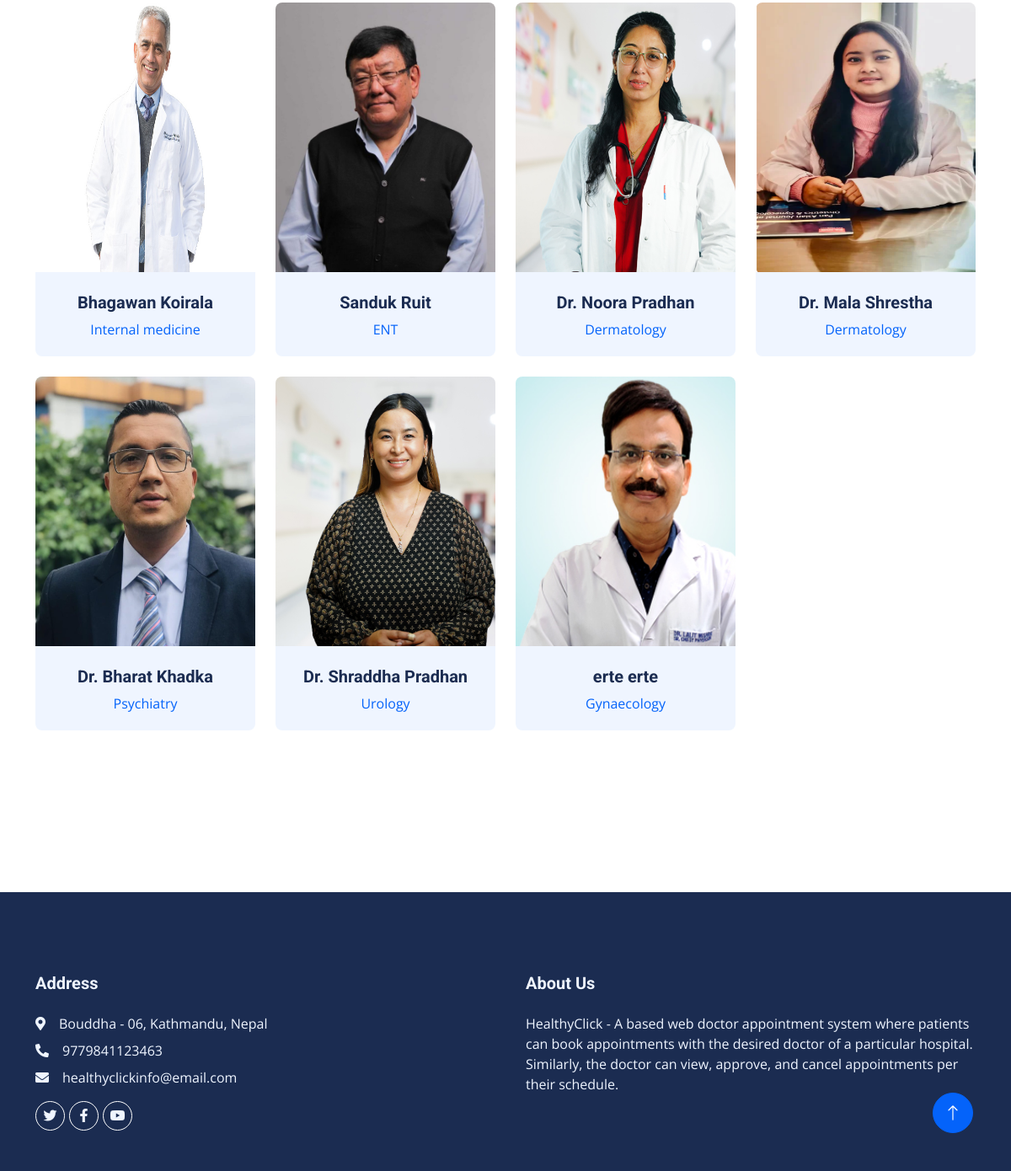
Before: / (lower part) with the older database file.
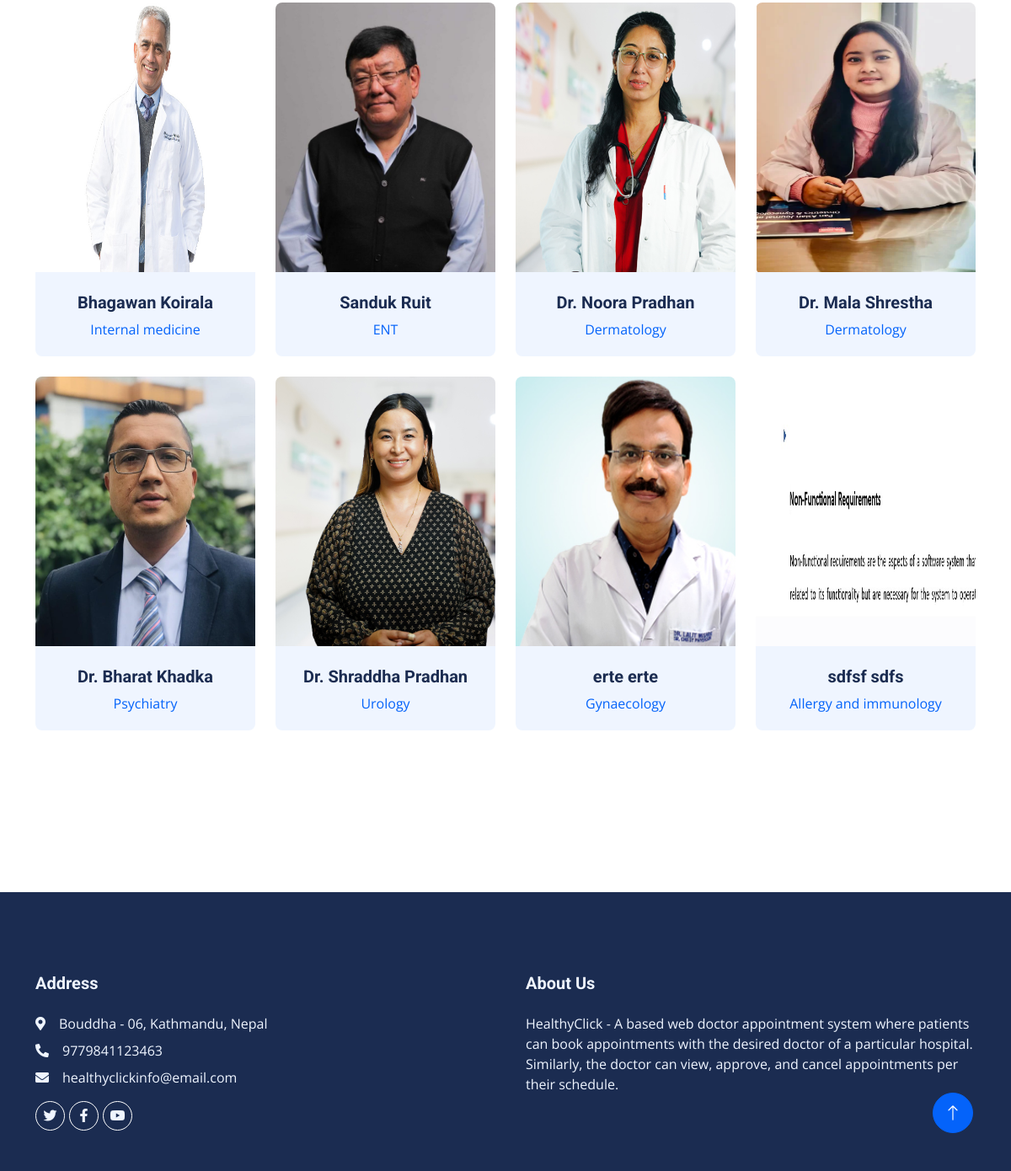
After: the same page with the newer database file.
### dasapp/models.py (models this page shows, shortened)
class DoctorReg(models.Model):
    admin = models.OneToOneField(CustomUser, on_delete=models.CASCADE, null=True, blank=True)
    mobilenumber = models.CharField(max_length=11)
    specialization_id = models.ForeignKey(Specialization, on_delete=models.CASCADE)
    regdate_at = models.DateTimeField(auto_now_add=True)
    updated_at = models.DateTimeField(auto_now=True)

class CustomUser(AbstractUser):
    USER = {
        (1, "admin"),
        (2, "doc"),
    }
    user_type = models.CharField(choices=USER, max_length=50, default=1)
    profile_pic = models.ImageField(upload_to="profile_pics/", blank=True, null=True)

class Specialization(models.Model):
    sname = models.CharField(max_length=200)
    created_at = models.DateTimeField(auto_now_add=True)
    updated_at = models.DateTimeField(auto_now=True)

class Page(models.Model):
    pagetitle = models.CharField(max_length=250)
    address = models.CharField(max_length=250)
    aboutus = models.TextField()
    email = models.EmailField(max_length=200)
    mobilenumber = models.IntegerField(default=0)
    created_at = models.DateTimeField(auto_now_add=True)
    updated_at = models.DateTimeField(auto_now=True)

### docappsystem/userviews.py (the view)
# urls.py: path("", userviews.Index, name="index"),
def Index(request):
    doctorview = DoctorReg.objects.all()
    page = Page.objects.all()
    context = {
        "doctorview": doctorview,
        "page": page,
    }
    return render(request, "index.html", context)

### templates/index.html (shortened to what this page needs)
{% extends 'userbase.html' %}
{% load static %}
{% block content %}
                {% for i in page %}
<div class="container-xxl py-5">
    <div class="container">
        <div class="row g-4">
            {% for i in doctorview %}
            <div class="col-lg-3 col-md-6 wow fadeInUp" data-wow-delay="0.1s">
                <div class="team-item position-relative rounded overflow-hidden">
                    <div class="overflow-hidden">
                        <img src="{{i.admin.profile_pic.url}}" alt="" width="300" height="320">
                    </div>
                    <div class="team-text bg-light text-center p-4">
                        <h5>{{i.admin.first_name }} {{ i.admin.last_name}}</h5>
                        <p class="text-primary">{{i.specialization_id.sname}}</p>
                    </div>
                </div>
            </div>{% endfor %}
        </div>
    </div>
</div>
<div class="container-xxl py-5">
         {% endfor %}
    </div>
{% endblock %}

### templates/userincludes/footer.html
{% load static %}
<div class="container-fluid bg-dark text-light footer mt-5 pt-5 wow fadeIn" data-wow-delay="0.1s">
    <div class="container py-5">
        <div class="row g-5">
            <div class="col-lg-6 col-md-6">
                <h5 class="text-light mb-4">Address</h5>
                {% for i in page %}
                <p class="mb-2"><i class="fa fa-map-marker-alt me-3"></i>{{i.address}}</p>
                <p class="mb-2"><i class="fa fa-phone-alt me-3"></i>{{i.mobilenumber}}</p>
                <p class="mb-2"><i class="fa fa-envelope me-3"></i>{{i.email}}</p>{% endfor %}
                <div class="d-flex pt-2">
                    <a class="btn btn-outline-light btn-social rounded-circle" href=""><i class="fab fa-twitter"></i></a>
                    <a class="btn btn-outline-light btn-social rounded-circle" href=""><i class="fab fa-facebook-f"></i></a>
                    <a class="btn btn-outline-light btn-social rounded-circle" href=""><i class="fab fa-youtube"></i></a>
                </div>
            </div>
            <div class="col-lg-6 col-md-6">
                <h5 class="text-light mb-4">About Us</h5>
                {% for i in page %}
                {{ i.aboutus }}{% endfor %}
            </div>
        </div>
    </div>
</div>
<a href="#" class="btn btn-lg btn-primary btn-lg-square rounded-circle back-to-top"><i class="bi bi-arrow-up"></i></a>

Changed rows visible on the page:
added DoctorReg: admin.profile_pic (picture), admin.first_name "sdfsf", admin.last_name "sdfs", specialization_id.sname "Allergy and immunology"
